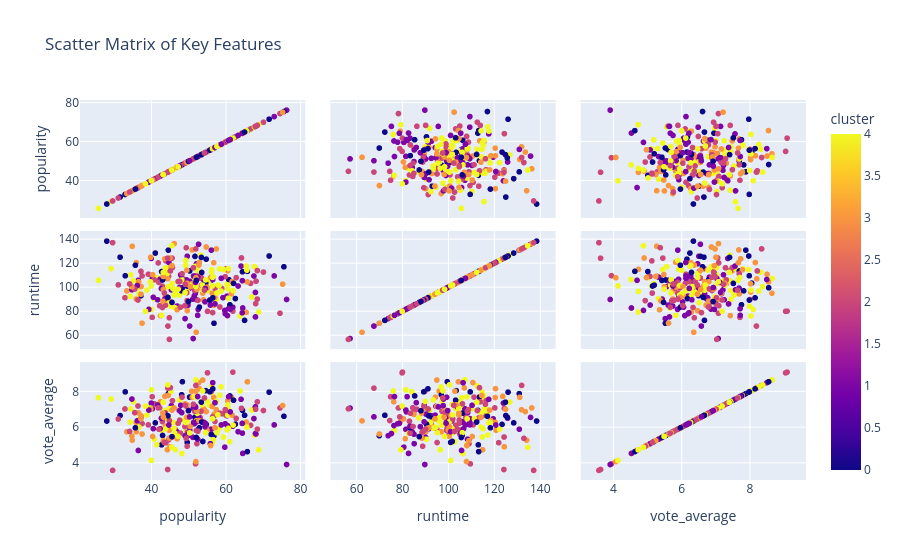
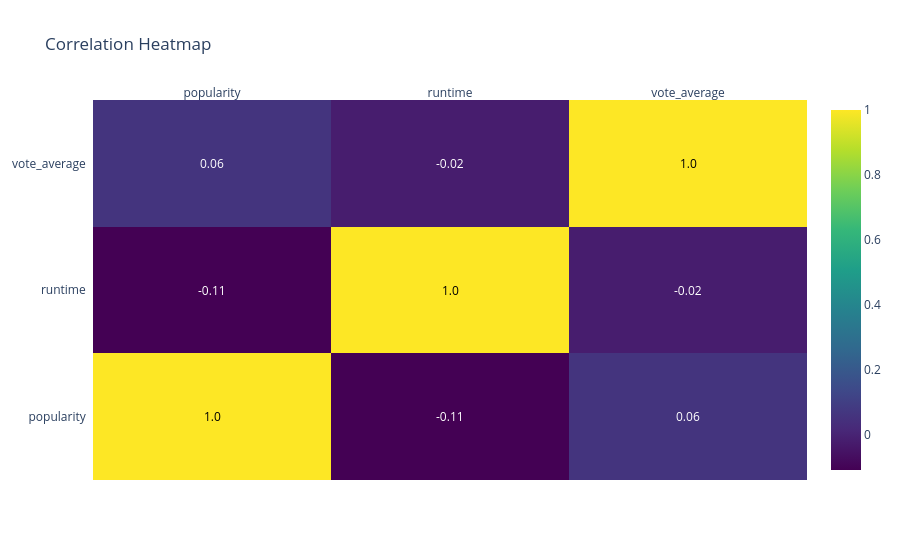
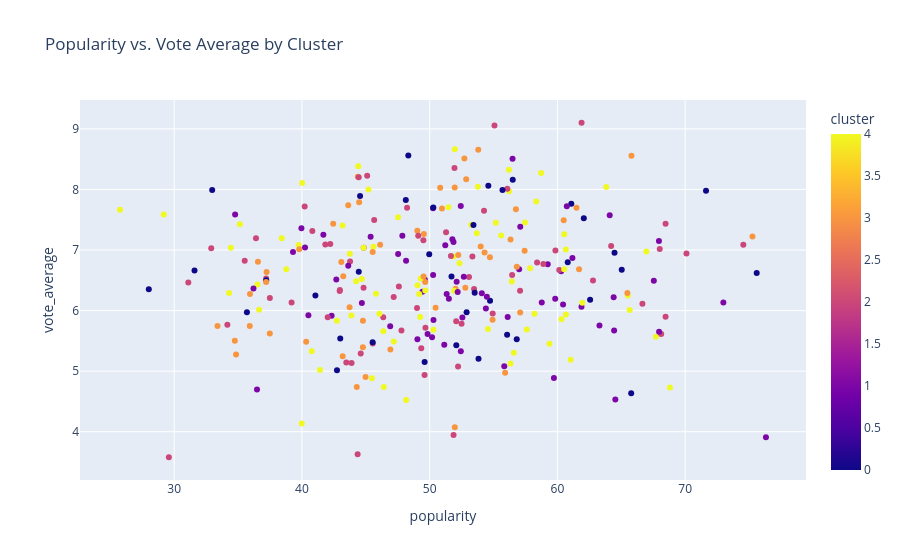

The notebook cell these images were saved under, in order:
### Markdown cell above
## 2. 🔁 Bivariate Analysis

### Code cell
# Scatter matrix
fig = px.scatter_matrix(df, dimensions=["popularity", "runtime", "vote_average"],
                        color="cluster", title="Scatter Matrix of Key Features")
fig.show()

# Correlation heatmap
import numpy as np
import plotly.figure_factory as ff

corr = df[["popularity", "runtime", "vote_average"]].corr()
fig = ff.create_annotated_heatmap(
    z=np.round(corr.values, 2),
    x=list(corr.columns),
    y=list(corr.index),
    colorscale="Viridis",
    showscale=True
)
fig.update_layout(title="Correlation Heatmap")
fig.show()

# Scatter by pair with cluster color
fig = px.scatter(df, x="popularity", y="vote_average", color="cluster", hover_data=["title"],
                 title="Popularity vs. Vote Average by Cluster")
fig.show()

### Figure 1 — Plotly figure (JSON) as saved in the notebook; plotly's stock layout.template omitted (floating-point values rounded to 4 significant figures; data arrays with more than 128 entries replaced by an {"elided": "..."} marker saying what was removed)
{"data": [{"dimensions": [{"axis": {"matches": true}, "label": "popularity", "values": {"elided": "300 float values"}}, {"axis": {"matches": true}, "label": "runtime", "values": {"elided": "300 float values"}}, {"axis": {"matches": true}, "label": "vote_average", "values": {"elided": "300 float values"}}], "hovertemplate": "%{xaxis.title.text}=%{x}<br>%{yaxis.title.text}=%{y}<br>cluster=%{marker.color}<extra></extra>", "legendgroup": "", "marker": {"color": {"elided": "300 int values"}, "coloraxis": "coloraxis", "symbol": "circle"}, "name": "", "showlegend": false, "type": "splom"}], "layout": {"coloraxis": {"colorbar": {"title": {"text": "cluster"}}, "colorscale": [[0, "#0d0887"], [0.1111, "#46039f"], [0.2222, "#7201a8"], [0.3333, "#9c179e"], [0.4444, "#bd3786"], [0.5556, "#d8576b"], [0.6667, "#ed7953"], [0.7778, "#fb9f3a"], [0.8889, "#fdca26"], [1, "#f0f921"]]}, "dragmode": "select", "legend": {"tracegroupgap": 0}, "title": {"text": "Scatter Matrix of Key Features"}}}

### Figure 2 — Plotly figure (JSON) as saved in the notebook; plotly's stock layout.template omitted (floating-point values rounded to 4 significant figures)
{"data": [{"colorscale": [[0, "#440154"], [0.1111, "#482878"], [0.2222, "#3e4989"], [0.3333, "#31688e"], [0.4444, "#26828e"], [0.5556, "#1f9e89"], [0.6667, "#35b779"], [0.7778, "#6ece58"], [0.8889, "#b5de2b"], [1, "#fde725"]], "reversescale": false, "showscale": true, "type": "heatmap", "x": ["popularity", "runtime", "vote_average"], "y": ["popularity", "runtime", "vote_average"], "z": [[1, -0.11, 0.06], [-0.11, 1, -0.02], [0.06, -0.02, 1]]}], "layout": {"annotations": [{"font": {"color": "#000000"}, "showarrow": false, "text": "1.0", "x": "popularity", "xref": "x", "y": "popularity", "yref": "y"}, {"font": {"color": "#FFFFFF"}, "showarrow": false, "text": "-0.11", "x": "runtime", "xref": "x", "y": "popularity", "yref": "y"}, {"font": {"color": "#FFFFFF"}, "showarrow": false, "text": "0.06", "x": "vote_average", "xref": "x", "y": "popularity", "yref": "y"}, {"font": {"color": "#FFFFFF"}, "showarrow": false, "text": "-0.11", "x": "popularity", "xref": "x", "y": "runtime", "yref": "y"}, {"font": {"color": "#000000"}, "showarrow": false, "text": "1.0", "x": "runtime", "xref": "x", "y": "runtime", "yref": "y"}, {"font": {"color": "#FFFFFF"}, "showarrow": false, "text": "-0.02", "x": "vote_average", "xref": "x", "y": "runtime", "yref": "y"}, {"font": {"color": "#FFFFFF"}, "showarrow": false, "text": "0.06", "x": "popularity", "xref": "x", "y": "vote_average", "yref": "y"}, {"font": {"color": "#FFFFFF"}, "showarrow": false, "text": "-0.02", "x": "runtime", "xref": "x", "y": "vote_average", "yref": "y"}, {"font": {"color": "#000000"}, "showarrow": false, "text": "1.0", "x": "vote_average", "xref": "x", "y": "vote_average", "yref": "y"}], "title": {"text": "Correlation Heatmap"}, "xaxis": {"dtick": 1, "gridcolor": "rgb(0, 0, 0)", "side": "top", "ticks": ""}, "yaxis": {"dtick": 1, "ticks": "", "ticksuffix": "  "}}}

### Figure 3 — Plotly figure (JSON) as saved in the notebook; plotly's stock layout.template omitted (floating-point values rounded to 4 significant figures; data arrays with more than 128 entries replaced by an {"elided": "..."} marker saying what was removed)
{"data": [{"customdata": {"elided": "300x1 str values"}, "hovertemplate": "popularity=%{x}<br>vote_average=%{y}<br>title=%{customdata[0]}<br>cluster=%{marker.color}<extra></extra>", "legendgroup": "", "marker": {"color": {"elided": "300 int values"}, "coloraxis": "coloraxis", "symbol": "circle"}, "mode": "markers", "name": "", "orientation": "v", "showlegend": false, "type": "scatter", "x": {"elided": "300 float values"}, "xaxis": "x", "y": {"elided": "300 float values"}, "yaxis": "y"}], "layout": {"coloraxis": {"colorbar": {"title": {"text": "cluster"}}, "colorscale": [[0, "#0d0887"], [0.1111, "#46039f"], [0.2222, "#7201a8"], [0.3333, "#9c179e"], [0.4444, "#bd3786"], [0.5556, "#d8576b"], [0.6667, "#ed7953"], [0.7778, "#fb9f3a"], [0.8889, "#fdca26"], [1, "#f0f921"]]}, "legend": {"tracegroupgap": 0}, "title": {"text": "Popularity vs. Vote Average by Cluster"}, "xaxis": {"anchor": "y", "domain": [0, 1], "title": {"text": "popularity"}}, "yaxis": {"anchor": "x", "domain": [0, 1], "title": {"text": "vote_average"}}}}
